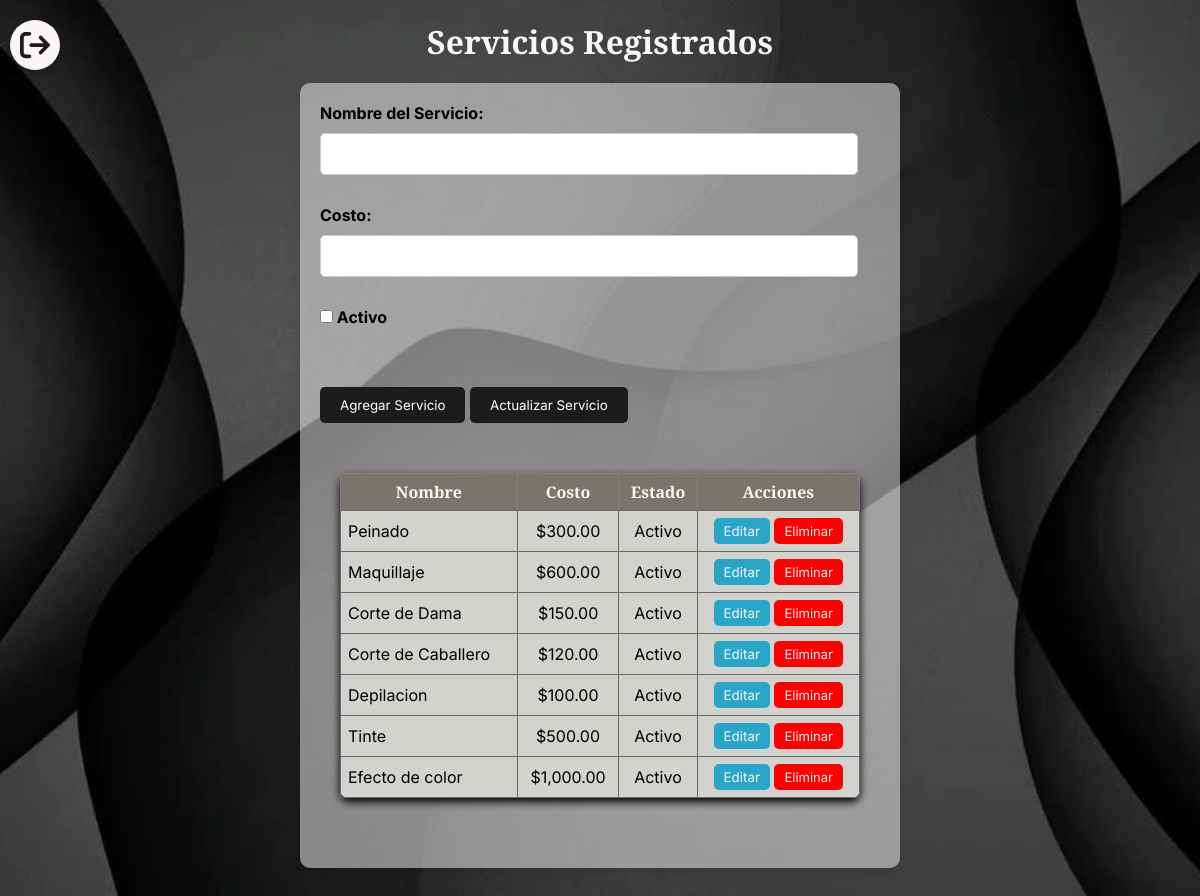
/serviciosCrud.php (signed in), run on an earlier commit of the app's database.
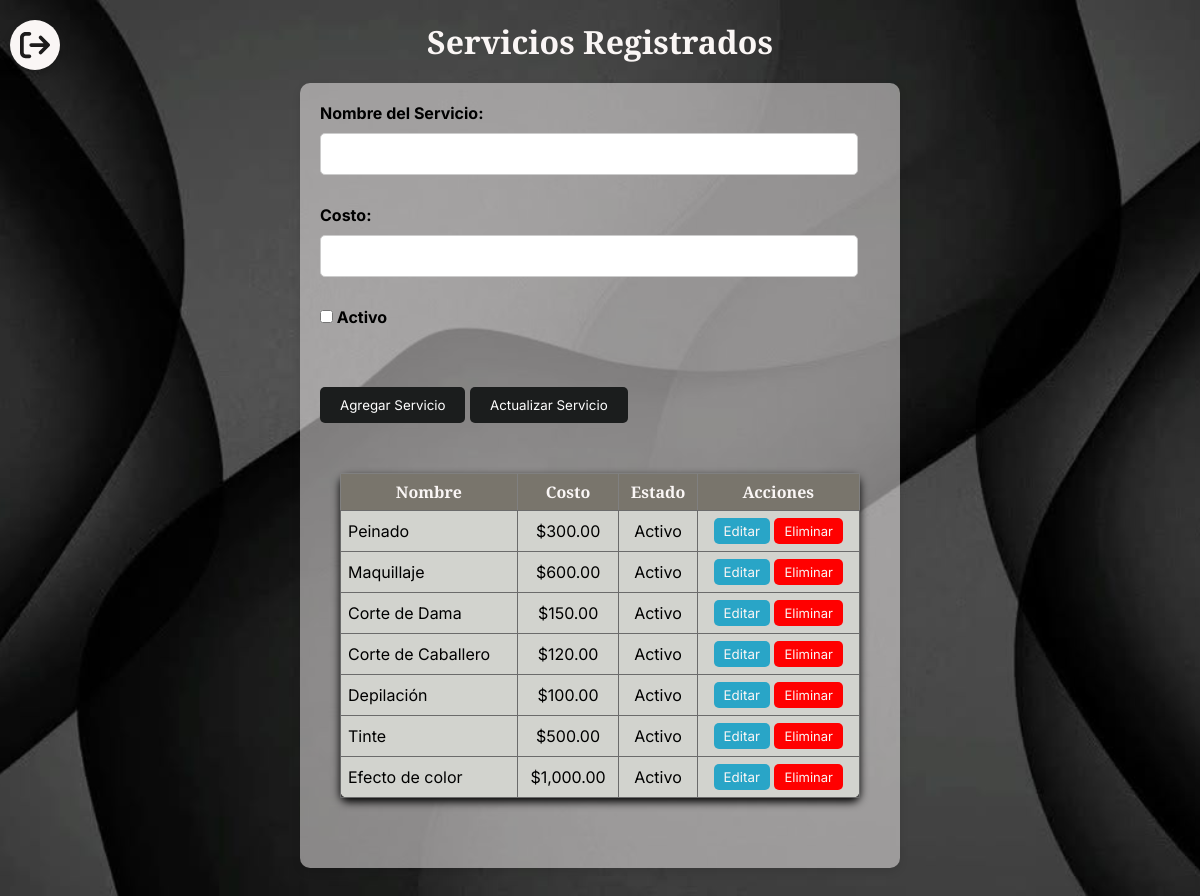
And on a later commit of the database.
### tables this page shows
CREATE TABLE servicios (
    id_servicio INT(4) PRIMARY KEY AUTO_INCREMENT,
    nombre_serv VARCHAR(25) NOT NULL UNIQUE,
    costo DECIMAL(6,2) NOT NULL,
    activo INT(1) NOT NULL DEFAULT 1  
);

### serviciosCrud.php (the view, shortened to what this page needs)
<?php
$conexion = conectar();
$stmt = $conexion->prepare("SELECT * FROM servicios");
$stmt->execute();
$servicios = $stmt->fetchAll();
?>
<!DOCTYPE html>
<html lang="es">
<head>
    <link rel="stylesheet" type="text/css" href="styles/styles.css">
</head>
<body class="body-log">
    <h1>Servicios Registrados</h1>
    <div class="contprinc">
        <div class="contform">
            <form action="" method="POST">
                <label for="nombre_serv">Nombre del Servicio:</label>
                <input type="text" name="nombre_serv" id="nombre_serv" required>
                <br><br>
                <label for="costo">Costo:</label>
                <input type="number" name="costo" id="costo" step="0.01" required>
                <br><br>
                <label>
                    <input type="checkbox" name="activo" id="activo" value="1">
                    Activo
                </label>
                <br><br>
                <div class="btncont">
                    <button type="submit" name="add_service" class="btn">Agregar Servicio</button>
                    <button type="submit" name="edit_service" class="btn">Actualizar Servicio</button>
                </div>
            </form>
        </div>
        <div class="contab">
            <table border="1" class="tbl">
                <thead>
                    <tr>
                        <th>Nombre</th>
                        <th>Costo</th>
                        <th>Estado</th>
                        <th>Acciones</th>
                    </tr>
                </thead>
                <tbody>
                    <?php foreach ($servicios as $servicio): ?>
                        <tr>
                            <td><?php echo htmlspecialchars($servicio['nombre_serv']); ?></td>
                            <td class="cost">$<?php echo number_format($servicio['costo'], 2); ?></td>
                            <td class="cost"><?php echo $servicio['activo'] ? 'Activo' : 'Inactivo'; ?></td>
                            <td class="act">
                                <button onclick="editService(<?php echo $servicio['id_servicio']; ?>, '<?php echo addslashes($servicio['nombre_serv']); ?>', <?php echo $servicio['costo']; ?>, <?php echo $servicio['activo']; ?>)">Editar</button>
                                <a href="?delete=<?php echo $servicio['id_servicio']; ?>" onclick="return confirm('¿Estás seguro de eliminar este servicio?')">Eliminar</a>
                            </td>
                        </tr>
                    <?php endforeach; ?>
                </tbody>
            </table>
        </div>
    </div>
    <div class="svgcont">
        <a href="logout.php">
        </a>
    </div>
</body>
</html>

### styles/styles.css (style rules this page uses)
* { box-sizing: border-box; margin: 0; padding: 0; font-family: "Inter"; }
.body-log { background-image: url("../assets/Radico.jpeg"); background-size: cover; background-position: center; background-repeat: no-repeat; min-height: 100vh; margin: 0; font-family: "Inter", sans-serif; }
.svgcont { width: 50px; height: 50px; border-radius: 50%; background-color: #faf6f5; display: flex; align-items: center; justify-content: center; position: absolute; left: 10px; top: 20px; box-shadow: 0 4px 8px rgba(0, 0, 0, 0.2); }
.svgmenu { width: 30px; height: 30px; fill: #1d1b1b; transition: fill 0.3s; }
h1 { font-family: "Playfair Display"; text-align: center; color: #faf6f5; margin-top: 20px; }
label { font-family: "Inter"; font-weight: bold; display: block; margin-bottom: 10px; }
input[type="text"], input[type="email"], input[type="password"], input[type="number"] { width: 96%; padding: 10px; border: 1px solid #ccc; border-radius: 5px; font-size: 16px; margin-bottom: 10px; }
h1 { text-align: center; color: #faf6f5; margin-bottom: 20px; font-family: "Playfair Display"; }
.contprinc { max-width: 600px; margin: auto; background-color: rgb(250, 246, 245, 0.5); padding: 20px; margin-bottom: 3rem; border-radius: 10px; box-shadow: 0 4px 8px rgba(0, 0, 0, 0.1); justify-content: center; align-items: center; }
.contab { max-width: 800px; margin: 20px auto; padding: 20px; }
.tbl { width: 100%; border-collapse: collapse; margin-bottom: 10px; background-color: #d2d3ce; border-radius: 8px; box-shadow: 0 4px 8px rgba(0, 0, 0, 1); }
.tbl thead th { background-color: #79756c; color: #faf6f5; padding: 7px; font-family: "Playfair Display"; }
.tbl tbody td { padding: 7px; border: 1px solid #6b6b6b; font-family: "Inter"; }
.tbl tbody button { background-color: #29a5c7; color: #faf6f5; border: none; border-radius: 5px; padding: 5px 10px; cursor: pointer; transition: background-color 0.4s, transform 0.2s; }
.tbl tbody a { display: inline-block; background-color: red; color: #faf6f5; font-size: small; text-decoration: none; padding: 5px 10px; text-align: center; border-radius: 5px; transition: background-color 0.4s, transform 0.2s; }
.cost, .act { text-align: center; }
.btn { padding: 10px 20px; background: #1b1d1d; color: white; border: none; border-radius: 5px; cursor: pointer; transition: background-color 0.3s ease; display: inline-block; justify-content: center; margin: 10px auto; }

What changed in the data, as far as the page shows it:
changed servicios: nombre_serv "Depilacion" → "Depilación"
